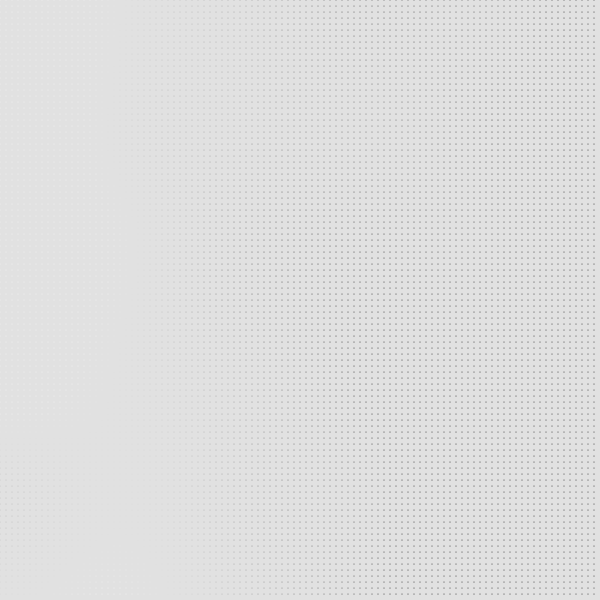
Frame 1 (no input)
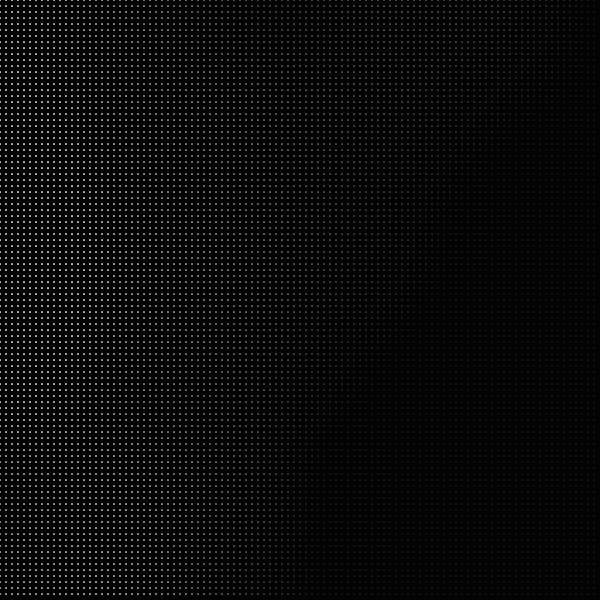
Frame 60 (no input)
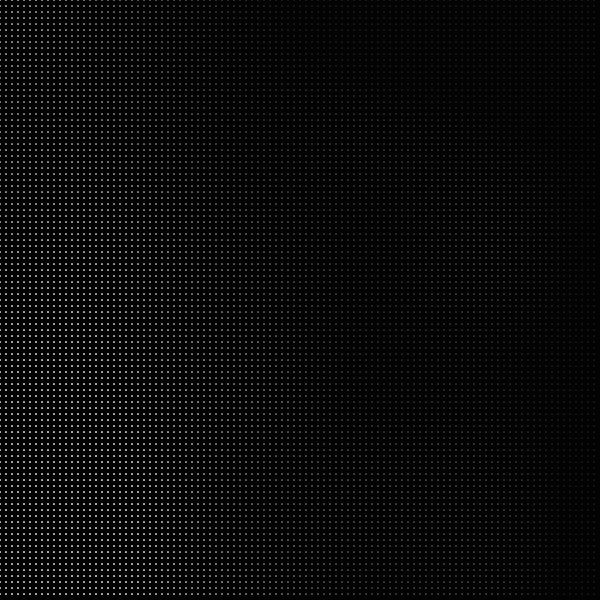
Frame 120 (the mouse pressed at the canvas centre since frame 60)

The p5.js sketch that drew these frames (run headless with seeded random() and noise() and a simulated clock; from frame 60 on, the mouse is pressed at the canvas centre):

// p5.js sketch
// ── sketch.js
let polarity = 1;
let z = 0;
let scale = 0.001;

function setup() {
  createCanvas(600, 600);
  colorMode(RGB, 255);
  noStroke();
}

function draw() {
  z += 0.004;
  background(0, 30);

  for (let x = 0; x < width; x += 6) {
    for (let y = 0; y < height; y += 6) {
      let n = noise(x * scale, y * scale, z);
      let v = polarity === 1 ? n : 1 - n;

      let light = map(v, 0.4, 0.6, 0, 1, true);
      let c = lerp(30, 240, light);

      fill(c);
      ellipse(x, y, 1, 1);
    }
  }
}
// ── style.css
.sketch-15-2026 {
    margin: 0;
    padding: 0;
    background-color: black;
    animation: fade-in;
    display: flex;
    justify-content: center;
    align-items: center;
    height: 100vh;
}

@keyframes fade-in {
    from {
        opacity: 0;
    }
    to {
        opacity: 1;
    }
}
